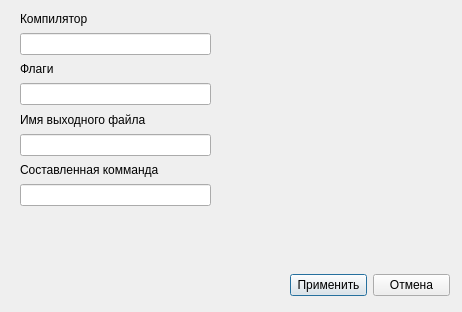
<?xml version="1.0" encoding="UTF-8"?>
<ui version="4.0">
 <class>SettingMenuSendAction</class>
 <widget class="QDialog" name="SettingMenuSendAction">
  <property name="geometry">
   <rect>
    <x>0</x>
    <y>0</y>
    <width>462</width>
    <height>312</height>
   </rect>
  </property>
  <property name="windowTitle">
   <string>Dialog</string>
  </property>
  <widget class="QWidget" name="horizontalLayoutWidget">
   <property name="geometry">
    <rect>
     <x>290</x>
     <y>270</y>
     <width>160</width>
     <height>31</height>
    </rect>
   </property>
   <layout class="QHBoxLayout" name="horizontalLayout">
    <item>
     <widget class="QPushButton" name="confirm">
      <property name="text">
       <string>Применить</string>
      </property>
     </widget>
    </item>
    <item>
     <widget class="QPushButton" name="cancel">
      <property name="text">
       <string>Отмена</string>
      </property>
     </widget>
    </item>
   </layout>
  </widget>
  <widget class="QWidget" name="verticalLayoutWidget">
   <property name="geometry">
    <rect>
     <x>20</x>
     <y>10</y>
     <width>191</width>
     <height>196</height>
    </rect>
   </property>
   <layout class="QVBoxLayout" name="verticalLayout">
    <item>
     <widget class="QLabel" name="label">
      <property name="text">
       <string>Компилятор</string>
      </property>
     </widget>
    </item>
    <item>
     <widget class="QLineEdit" name="compilerName"/>
    </item>
    <item>
     <widget class="QLabel" name="label_2">
      <property name="text">
       <string>Флаги</string>
      </property>
     </widget>
    </item>
    <item>
     <widget class="QLineEdit" name="flags"/>
    </item>
    <item>
     <widget class="QLabel" name="label_3">
      <property name="text">
       <string>Имя выходного файла</string>
      </property>
     </widget>
    </item>
    <item>
     <widget class="QLineEdit" name="outputExe"/>
    </item>
    <item>
     <widget class="QLabel" name="label_4">
      <property name="text">
       <string>Составленная комманда</string>
      </property>
     </widget>
    </item>
    <item>
     <widget class="QLineEdit" name="outputCommand"/>
    </item>
   </layout>
  </widget>
 </widget>
 <resources/>
 <connections/>
</ui>
